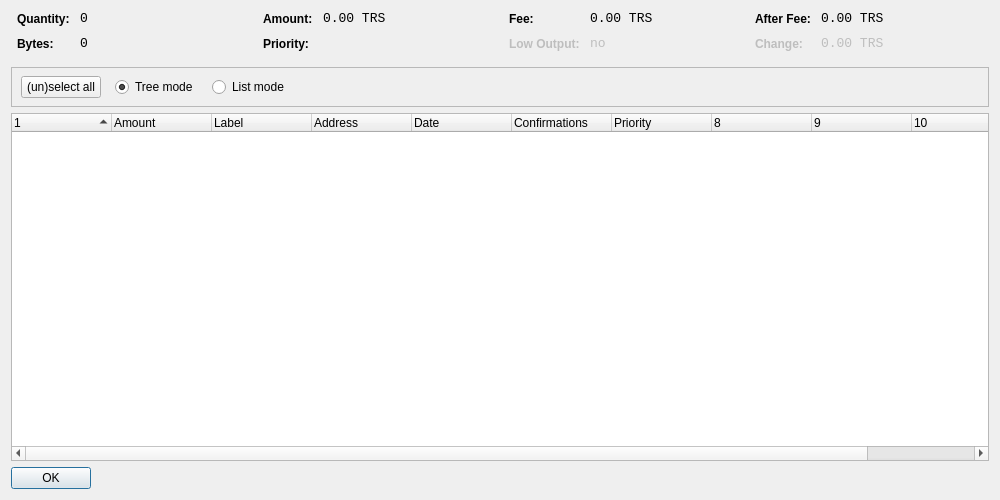
<?xml version="1.0" encoding="UTF-8"?>
<ui version="4.0">
 <class>CoinControlDialog</class>
 <widget class="QDialog" name="CoinControlDialog">
  <property name="geometry">
   <rect>
    <x>0</x>
    <y>0</y>
    <width>1000</width>
    <height>500</height>
   </rect>
  </property>
  <property name="windowTitle">
   <string>Coin Control</string>
  </property>
  <layout class="QVBoxLayout" name="verticalLayout">
   <item>
    <layout class="QHBoxLayout" name="horizontalLayoutTop" stretch="0,0,0,0">
     <property name="topMargin">
      <number>0</number>
     </property>
     <property name="bottomMargin">
      <number>10</number>
     </property>
     <item>
      <layout class="QFormLayout" name="formLayoutCoinControl1">
       <property name="horizontalSpacing">
        <number>10</number>
       </property>
       <property name="verticalSpacing">
        <number>10</number>
       </property>
       <property name="leftMargin">
        <number>6</number>
       </property>
       <property name="rightMargin">
        <number>6</number>
       </property>
       <item row="0" column="0">
        <widget class="QLabel" name="labelCoinControlQuantityText">
         <property name="styleSheet">
          <string notr="true">font-weight:bold;</string>
         </property>
         <property name="text">
          <string>Quantity:</string>
         </property>
        </widget>
       </item>
       <item row="0" column="1">
        <widget class="QLabel" name="labelCoinControlQuantity">
         <property name="font">
          <font>
           <family>Monospace</family>
           <pointsize>10</pointsize>
          </font>
         </property>
         <property name="cursor">
          <cursorShape>IBeamCursor</cursorShape>
         </property>
         <property name="contextMenuPolicy">
          <enum>Qt::ActionsContextMenu</enum>
         </property>
         <property name="text">
          <string notr="true">0</string>
         </property>
         <property name="textInteractionFlags">
          <set>Qt::LinksAccessibleByMouse|Qt::TextSelectableByKeyboard|Qt::TextSelectableByMouse</set>
         </property>
        </widget>
       </item>
       <item row="1" column="0">
        <widget class="QLabel" name="labelCoinControlBytesText">
         <property name="styleSheet">
          <string notr="true">font-weight:bold;</string>
         </property>
         <property name="text">
          <string>Bytes:</string>
         </property>
        </widget>
       </item>
       <item row="1" column="1">
        <widget class="QLabel" name="labelCoinControlBytes">
         <property name="font">
          <font>
           <family>Monospace</family>
           <pointsize>10</pointsize>
          </font>
         </property>
         <property name="cursor">
          <cursorShape>IBeamCursor</cursorShape>
         </property>
         <property name="contextMenuPolicy">
          <enum>Qt::ActionsContextMenu</enum>
         </property>
         <property name="text">
          <string notr="true">0</string>
         </property>
         <property name="textInteractionFlags">
          <set>Qt::LinksAccessibleByMouse|Qt::TextSelectableByKeyboard|Qt::TextSelectableByMouse</set>
         </property>
        </widget>
       </item>
      </layout>
     </item>
     <item>
      <layout class="QFormLayout" name="formLayoutCoinControl2">
       <property name="horizontalSpacing">
        <number>10</number>
       </property>
       <property name="verticalSpacing">
        <number>10</number>
       </property>
       <property name="leftMargin">
        <number>6</number>
       </property>
       <property name="rightMargin">
        <number>6</number>
       </property>
       <item row="0" column="0">
        <widget class="QLabel" name="labelCoinControlAmountText">
         <property name="styleSheet">
          <string notr="true">font-weight:bold;</string>
         </property>
         <property name="text">
          <string>Amount:</string>
         </property>
        </widget>
       </item>
       <item row="0" column="1">
        <widget class="QLabel" name="labelCoinControlAmount">
         <property name="font">
          <font>
           <family>Monospace</family>
           <pointsize>10</pointsize>
          </font>
         </property>
         <property name="cursor">
          <cursorShape>IBeamCursor</cursorShape>
         </property>
         <property name="contextMenuPolicy">
          <enum>Qt::ActionsContextMenu</enum>
         </property>
         <property name="text">
          <string notr="true">0.00 TRS</string>
         </property>
         <property name="textInteractionFlags">
          <set>Qt::LinksAccessibleByMouse|Qt::TextSelectableByKeyboard|Qt::TextSelectableByMouse</set>
         </property>
        </widget>
       </item>
       <item row="1" column="0">
        <widget class="QLabel" name="labelCoinControlPriorityText">
         <property name="styleSheet">
          <string notr="true">font-weight:bold;</string>
         </property>
         <property name="text">
          <string>Priority:</string>
         </property>
        </widget>
       </item>
       <item row="1" column="1">
        <widget class="QLabel" name="labelCoinControlPriority">
         <property name="font">
          <font>
           <family>Monospace</family>
           <pointsize>10</pointsize>
          </font>
         </property>
         <property name="cursor">
          <cursorShape>IBeamCursor</cursorShape>
         </property>
         <property name="contextMenuPolicy">
          <enum>Qt::ActionsContextMenu</enum>
         </property>
         <property name="text">
          <string/>
         </property>
         <property name="textInteractionFlags">
          <set>Qt::LinksAccessibleByMouse|Qt::TextSelectableByKeyboard|Qt::TextSelectableByMouse</set>
         </property>
        </widget>
       </item>
      </layout>
     </item>
     <item>
      <layout class="QFormLayout" name="formLayoutCoinControl3">
       <property name="horizontalSpacing">
        <number>10</number>
       </property>
       <property name="verticalSpacing">
        <number>10</number>
       </property>
       <property name="leftMargin">
        <number>6</number>
       </property>
       <property name="rightMargin">
        <number>6</number>
       </property>
       <item row="0" column="0">
        <widget class="QLabel" name="labelCoinControlFeeText">
         <property name="styleSheet">
          <string notr="true">font-weight:bold;</string>
         </property>
         <property name="text">
          <string>Fee:</string>
         </property>
        </widget>
       </item>
       <item row="0" column="1">
        <widget class="QLabel" name="labelCoinControlFee">
         <property name="font">
          <font>
           <family>Monospace</family>
           <pointsize>10</pointsize>
          </font>
         </property>
         <property name="cursor">
          <cursorShape>IBeamCursor</cursorShape>
         </property>
         <property name="contextMenuPolicy">
          <enum>Qt::ActionsContextMenu</enum>
         </property>
         <property name="text">
          <string notr="true">0.00 TRS</string>
         </property>
         <property name="textInteractionFlags">
          <set>Qt::LinksAccessibleByMouse|Qt::TextSelectableByKeyboard|Qt::TextSelectableByMouse</set>
         </property>
        </widget>
       </item>
       <item row="1" column="0">
        <widget class="QLabel" name="labelCoinControlLowOutputText">
         <property name="enabled">
          <bool>false</bool>
         </property>
         <property name="styleSheet">
          <string notr="true">font-weight:bold;</string>
         </property>
         <property name="text">
          <string>Low Output:</string>
         </property>
        </widget>
       </item>
       <item row="1" column="1">
        <widget class="QLabel" name="labelCoinControlLowOutput">
         <property name="enabled">
          <bool>false</bool>
         </property>
         <property name="font">
          <font>
           <family>Monospace</family>
           <pointsize>10</pointsize>
          </font>
         </property>
         <property name="cursor">
          <cursorShape>IBeamCursor</cursorShape>
         </property>
         <property name="contextMenuPolicy">
          <enum>Qt::ActionsContextMenu</enum>
         </property>
         <property name="text">
          <string notr="true">no</string>
         </property>
         <property name="textInteractionFlags">
          <set>Qt::LinksAccessibleByMouse|Qt::TextSelectableByKeyboard|Qt::TextSelectableByMouse</set>
         </property>
        </widget>
       </item>
      </layout>
     </item>
     <item>
      <layout class="QFormLayout" name="formLayoutCoinControl4">
       <property name="horizontalSpacing">
        <number>10</number>
       </property>
       <property name="verticalSpacing">
        <number>10</number>
       </property>
       <property name="leftMargin">
        <number>6</number>
       </property>
       <property name="rightMargin">
        <number>6</number>
       </property>
       <item row="0" column="0">
        <widget class="QLabel" name="labelCoinControlAfterFeeText">
         <property name="styleSheet">
          <string notr="true">font-weight:bold;</string>
         </property>
         <property name="text">
          <string>After Fee:</string>
         </property>
        </widget>
       </item>
       <item row="0" column="1">
        <widget class="QLabel" name="labelCoinControlAfterFee">
         <property name="font">
          <font>
           <family>Monospace</family>
           <pointsize>10</pointsize>
          </font>
         </property>
         <property name="cursor">
          <cursorShape>IBeamCursor</cursorShape>
         </property>
         <property name="contextMenuPolicy">
          <enum>Qt::ActionsContextMenu</enum>
         </property>
         <property name="text">
          <string notr="true">0.00 TRS</string>
         </property>
         <property name="textInteractionFlags">
          <set>Qt::LinksAccessibleByMouse|Qt::TextSelectableByKeyboard|Qt::TextSelectableByMouse</set>
         </property>
        </widget>
       </item>
       <item row="1" column="0">
        <widget class="QLabel" name="labelCoinControlChangeText">
         <property name="enabled">
          <bool>false</bool>
         </property>
         <property name="styleSheet">
          <string notr="true">font-weight:bold;</string>
         </property>
         <property name="text">
          <string>Change:</string>
         </property>
        </widget>
       </item>
       <item row="1" column="1">
        <widget class="QLabel" name="labelCoinControlChange">
         <property name="enabled">
          <bool>false</bool>
         </property>
         <property name="font">
          <font>
           <family>Monospace</family>
           <pointsize>10</pointsize>
          </font>
         </property>
         <property name="cursor">
          <cursorShape>IBeamCursor</cursorShape>
         </property>
         <property name="contextMenuPolicy">
          <enum>Qt::ActionsContextMenu</enum>
         </property>
         <property name="text">
          <string notr="true">0.00 TRS</string>
         </property>
         <property name="textInteractionFlags">
          <set>Qt::LinksAccessibleByMouse|Qt::TextSelectableByKeyboard|Qt::TextSelectableByMouse</set>
         </property>
        </widget>
       </item>
      </layout>
     </item>
    </layout>
   </item>
   <item>
    <widget class="QFrame" name="frame">
     <property name="minimumSize">
      <size>
       <width>0</width>
       <height>40</height>
      </size>
     </property>
     <property name="frameShape">
      <enum>QFrame::StyledPanel</enum>
     </property>
     <property name="frameShadow">
      <enum>QFrame::Sunken</enum>
     </property>
     <widget class="QWidget" name="horizontalLayoutWidget">
      <property name="geometry">
       <rect>
        <x>10</x>
        <y>0</y>
        <width>781</width>
        <height>41</height>
       </rect>
      </property>
      <layout class="QHBoxLayout" name="horizontalLayoutPanel" stretch="0,0,0,0,0">
       <property name="spacing">
        <number>14</number>
       </property>
       <item>
        <widget class="QPushButton" name="pushButtonSelectAll">
         <property name="sizePolicy">
          <sizepolicy hsizetype="Maximum" vsizetype="Fixed">
           <horstretch>0</horstretch>
           <verstretch>0</verstretch>
          </sizepolicy>
         </property>
         <property name="text">
          <string>(un)select all</string>
         </property>
        </widget>
       </item>
       <item>
        <widget class="QRadioButton" name="radioTreeMode">
         <property name="sizePolicy">
          <sizepolicy hsizetype="Maximum" vsizetype="Fixed">
           <horstretch>0</horstretch>
           <verstretch>0</verstretch>
          </sizepolicy>
         </property>
         <property name="text">
          <string>Tree mode</string>
         </property>
         <property name="checked">
          <bool>true</bool>
         </property>
        </widget>
       </item>
       <item>
        <widget class="QRadioButton" name="radioListMode">
         <property name="sizePolicy">
          <sizepolicy hsizetype="Maximum" vsizetype="Fixed">
           <horstretch>0</horstretch>
           <verstretch>0</verstretch>
          </sizepolicy>
         </property>
         <property name="text">
          <string>List mode</string>
         </property>
        </widget>
       </item>
       <item>
        <spacer name="horizontalSpacer">
         <property name="orientation">
          <enum>Qt::Horizontal</enum>
         </property>
         <property name="sizeHint" stdset="0">
          <size>
           <width>40</width>
           <height>20</height>
          </size>
         </property>
        </spacer>
       </item>
      </layout>
     </widget>
    </widget>
   </item>
   <item>
    <widget class="CoinControlTreeWidget" name="treeWidget">
     <property name="contextMenuPolicy">
      <enum>Qt::CustomContextMenu</enum>
     </property>
     <property name="sortingEnabled">
      <bool>false</bool>
     </property>
     <property name="columnCount">
      <number>11</number>
     </property>
     <attribute name="headerShowSortIndicator" stdset="0">
      <bool>true</bool>
     </attribute>
     <attribute name="headerStretchLastSection">
      <bool>false</bool>
     </attribute>
     <column>
      <property name="text">
       <string/>
      </property>
     </column>
     <column>
      <property name="text">
       <string>Amount</string>
      </property>
     </column>
     <column>
      <property name="text">
       <string>Label</string>
      </property>
     </column>
     <column>
      <property name="text">
       <string>Address</string>
      </property>
     </column>
     <column>
      <property name="text">
       <string>Date</string>
      </property>
     </column>
     <column>
      <property name="text">
       <string>Confirmations</string>
      </property>
      <property name="toolTip">
       <string>Confirmed</string>
      </property>
     </column>
     <column>
      <property name="text">
       <string>Priority</string>
      </property>
     </column>
     <column>
      <property name="text">
       <string/>
      </property>
     </column>
     <column>
      <property name="text">
       <string/>
      </property>
     </column>
     <column>
      <property name="text">
       <string/>
      </property>
     </column>
     <column>
      <property name="text">
       <string/>
      </property>
     </column>
    </widget>
   </item>
   <item>
    <widget class="QDialogButtonBox" name="buttonBox">
     <property name="sizePolicy">
      <sizepolicy hsizetype="Maximum" vsizetype="Fixed">
       <horstretch>0</horstretch>
       <verstretch>0</verstretch>
      </sizepolicy>
     </property>
     <property name="orientation">
      <enum>Qt::Horizontal</enum>
     </property>
     <property name="standardButtons">
      <set>QDialogButtonBox::Ok</set>
     </property>
    </widget>
   </item>
  </layout>
 </widget>
 <customwidgets>
  <customwidget>
   <class>CoinControlTreeWidget</class>
   <extends>QTreeWidget</extends>
   <header>coincontroltreewidget.h</header>
  </customwidget>
 </customwidgets>
 <resources/>
 <connections/>
</ui>
